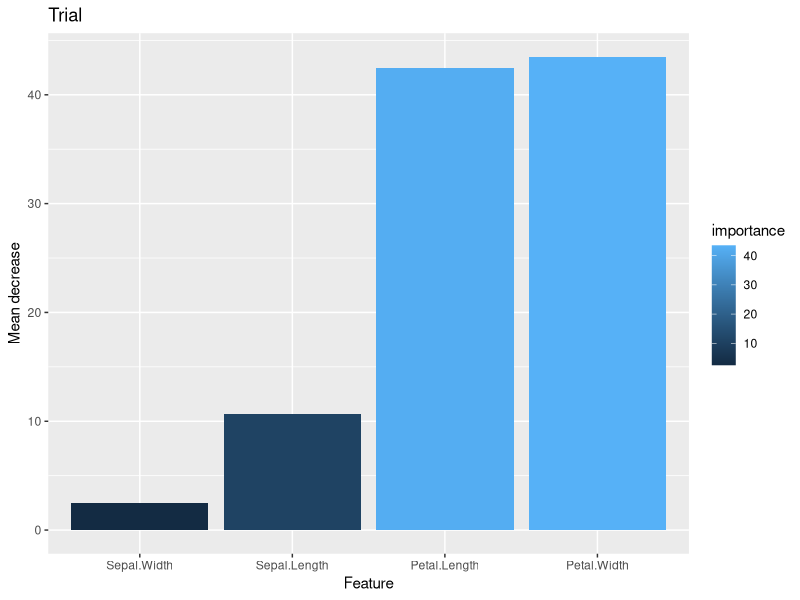

Generate this figure with R:
library(ggplot2)
library(caret)
library(randomForest)
data(iris)

index=sample(nrow(iris),nrow(iris*0.7))
train=iris[index,]
test=iris[-index,]

model=randomForest(Species~.,train)
prediction=predict(model,test)
cm=table(prediction,test$pecies)
print(cm)

importance_fact=importance(model)
imp_df=data.frame(feature=rownames(importance_fact),importance=importance_fact[,'MeanDecreaseGini'])
ggplot(imp_df,aes(x=reorder(feature,importance),y=importance,fill=importance))+geom_bar(stat = "identity") + labs(title="Trial",x="Feature",y="Mean decrease")

